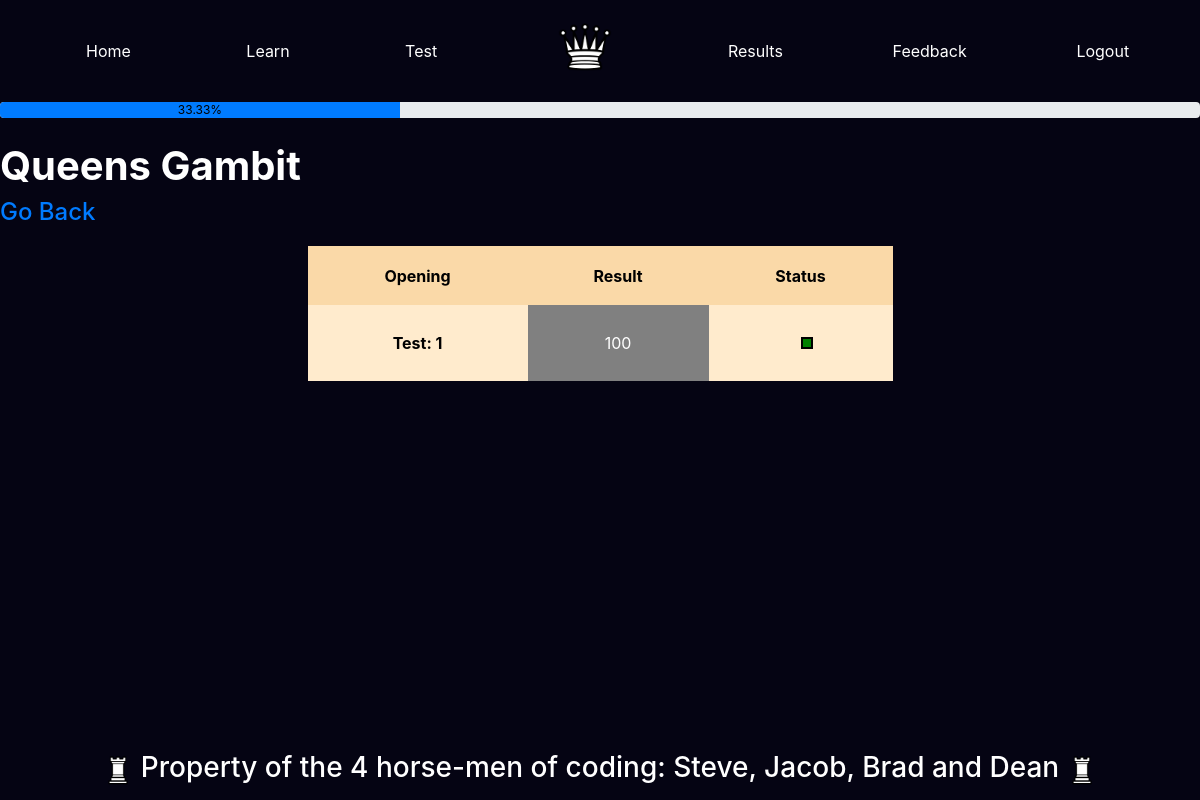
Before: /results/Queens Gambit/ (signed in) with the older database file.
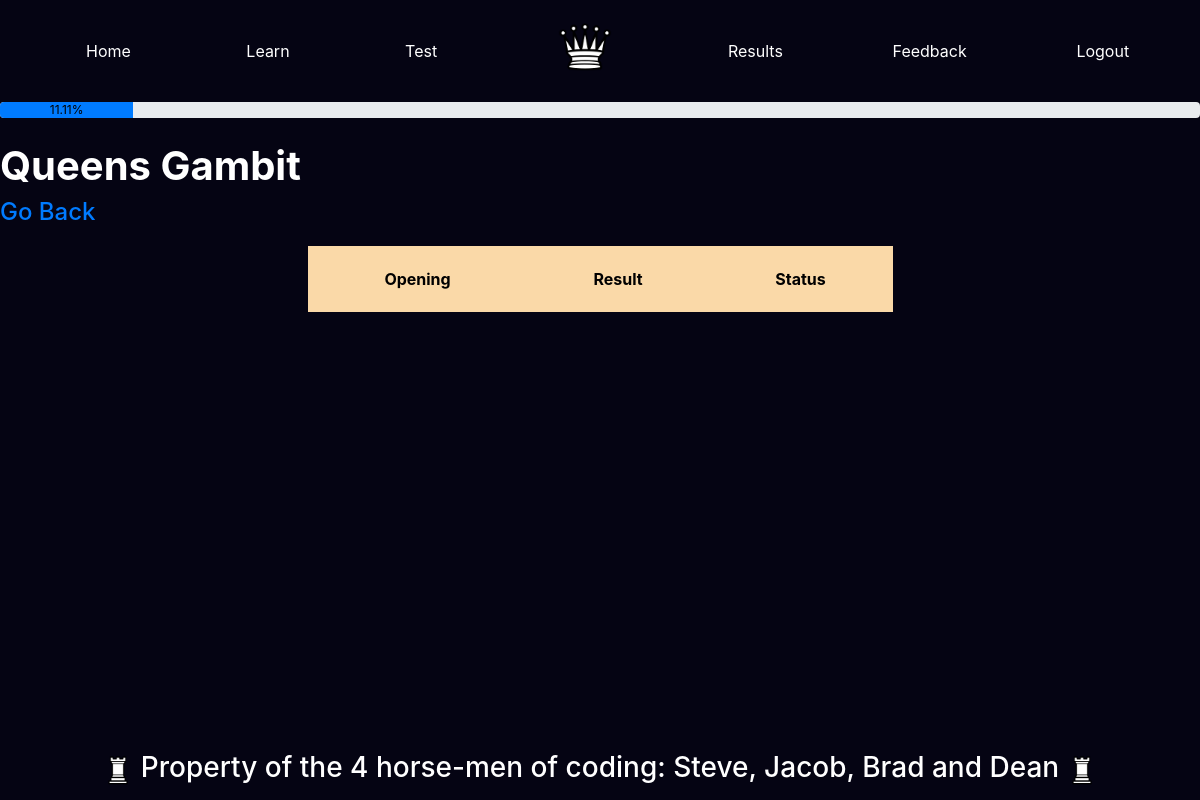
After: the same page with the newer database file.
### app/models.py (models this page shows, shortened)
class Results(db.Model):
    id = db.Column(db.Integer, primary_key=True)
    opening = db.Column(db.String(140))
    result =db.Column(db.Integer)
    incorrect = db.Column(db.ARRAY(db.String(140)))
    passed = db.Column(db.Boolean)
    timestamp = db.Column(db.DateTime, index=True, default=datetime.utcnow)
    user_id = db.Column(db.Integer, db.ForeignKey('user.id'))
    feedback = db.Column(db.Text, default = None)

class Openings(db.Model):
    id = db.Column(db.Integer, primary_key = True)
    name = db.Column(db.String(140))
    FEN = db.Column(db.String(1000))

### app/routes.py (the view)
@app.route('/results/<opening>/', methods=['GET', 'POST'])
@login_required
def results(opening):
    res = Results.query.filter_by(user_id = current_user.id, passed = True)
    openings = []
    for r in res:
        openings.append(r.opening)
    numerator = len(set(openings))
    denominator = Openings.query.all()
    denominator = len(denominator)
    complete = str(round((numerator/denominator)*100, 2)) + '%'
    u = User.query.get(current_user.id)
    res = Results.query.filter_by(user_id = current_user.id, opening = opening)
    return render_template('results.html', title='results', query = res, prog=complete, opening = opening)

### app/models.py (called while the page is built)
@login.user_loader
def load_user(id):
    return User.query.get(int(id))

### app/templates/results.html (shortened to what this page needs)
{% extends "base.html" %}
{% block content %}
<head>
    <link rel="stylesheet" href="https://maxcdn.bootstrapcdn.com/bootstrap/4.5.2/css/bootstrap.min.css">
</head>
<body>
    <div id="wrapper">
        <br>
        <h1><b>{{opening}}</b></h1>
        <h4><a href="{{url_for('selectresult')}}">Go Back</a></h4>
        <div class="row" style="min-height:20%;">
            <div class="col-sm-3"></div>
            <div class="col-sm-6">
                <table style="padding-bottom: 50px;">
                    <tr id="header">
                        <th style="padding: 15px;">Opening</th>
                        <th style="padding: 15px;">Result</th>
                        <th style="padding: 15px;">Status</th>
                    </tr>
                    {% for r in query %}
                    <tr>
                        {% if loop.index%2 == 0 %}
                        <td style="background-color: grey;">
                            <p style="font-weight: bold; padding-top: 15px; color: white;">Test: {{loop.index}}</p>
                        </td>
                        <td style="background-color: blanchedalmond;">
                            <p style="padding-top: 15px; color: black;">{{r.result}}</p>
                        </td>
                        <td style="background-color: grey;">
                            {% if r.result >= 75 %}
                            <div id="square" style="background-color: green;"></div>
                            {% elif 50<=r.result<75 %}
                            <div id="square" style="background-color: yellow;"></div>
                            {% else %}
                            <div id="square" style="background-color: red;"></div>
                            {% endif %}
                        </td>
                        {% else %}
                        <td style="background-color: blanchedalmond;">
                            <p style="font-weight: bold; padding-top: 15px; color: black;">Test: {{loop.index}}</p>
                        </td>
                        <td style="background-color: grey;">
                            <p style="padding-top: 15px; color: white;">{{r.result}}</p>
                        </td>
                        <td style="background-color: blanchedalmond;">
                            {% if r.result >= 75 %}
                            <div id="square" style="background-color: green;"></div>
                            {% elif 50<=r.result<75 %}
                            <div id="square" style="background-color: yellow;"></div>
                            {% else %}
                            <div id="square" style="background-color: red;"></div>
                            {% endif %}
                        </td>
                        {% endif %}
                    </tr>
                    {% endfor %}
                </table>
            </div>
            <div class="col-sm-3"></div>
        </div>
    </div>
</body>
{% include "footer.html" %}
{% endblock %}

Changed rows visible on the page:
no longer on this page (row edited): Results: result "100"
now on this page (row unchanged): Openings: name "Queens Gambit"
Other visible differences:
{{ prog }}: 33.33% → 11.11% (drawn)
{{ prog }}: "33.33%" → "11.11%"
{{ opening }}: "Queens Gambit" → (not shown)
